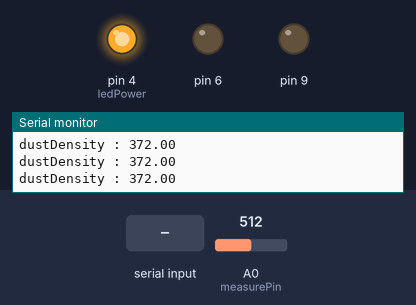
Bench run of a sketch on a simulated Arduino Uno, built with avr-gcc and run on an emulated ATmega328P. Parts: output pins drawn as LEDs (lit = HIGH), the last lines printed to the serial monitor. The test bench sets the inputs (shaded band); at power-on: A0 (measurePin) = 512. Random numbers use the default seed unless the sketch sets one.

Above: at 1.2 s.
1.3 s: "x" received over the second serial link
At 1.9 s:
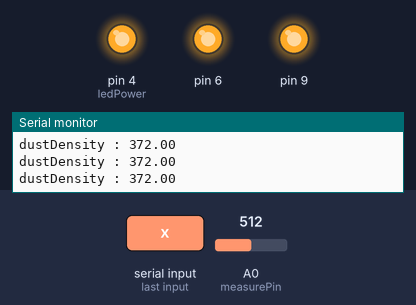
2.8 s: "o" received over Serial
4.3 s: "i" received over Serial
5.8 s: "u" received over the second serial link
7.4 s: "i" received over the second serial link
At 7.9 s:
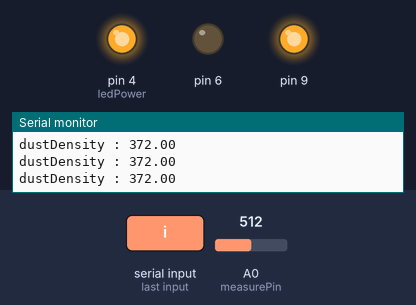
8.9 s: "o" received over the second serial link
At 9.7 s:
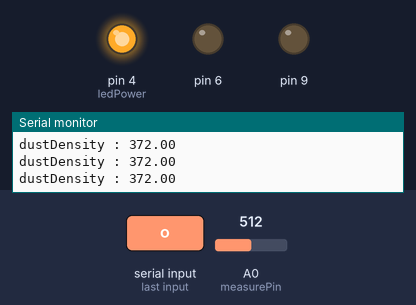
Timing chart, 0 to 11.4 s (numbered marks = the images above; inputs shaded):
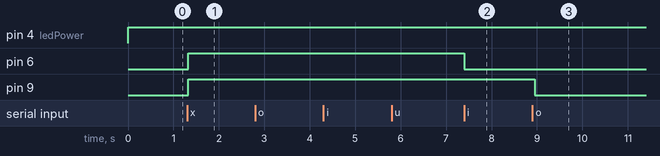

Measured:
- after the input at 1.3 s, pin 6, pin 9: LOW → HIGH at once
- after the input at 7.4 s, pin 6: HIGH → LOW at once
- after the input at 8.9 s, pin 9: HIGH → LOW after 0.05 s

The sketch:

Fin-B_code.ino
```cpp
////////////////////// 미세먼지 센서를 설명합니다. ////////////////////
// 미세먼지 센서는 적외선 발광 다이오드와 포토 다이오드가 대각선으로 배치되어 있습니다.
// 이렇게 배치된 센서들은 공기 중에 먼지의 반사광을 감지해서 값을 출력합니다.
//
// 미세먼지 센서의 작동 원리는 다음과 같습니다.
// 1. 적외선 led가 켜진 상태에서 0.28ms를 기다립니다.
// 2. analogRead를 사용해서 적외선 수신기의 값을 읽어오는데, 이 때 읽어온 값이 미세먼지의 값입니다.
// 3. 0.4ms를 기다린 후 적외선 led를 끕니다.
// 4. 0.968ms뒤에 이 과정을 반복합니다.
// 이 led를 켜고 끄는 과정을 펄스라고 합니다.
//
// 적외선 수신기에서 읽어낸 미세먼지의 값은 전압을 0~1023으로 표현한 값입니다. (analog에서 읽은 값)
// 이 값을 이용해서 원래의 전압을 구하기 위해 V = 값 x 5.0 / 1024.0를 해줘야 합니다.
//
// 위의 과정을 통해 얻어낸 전압값으로 진짜 미세먼지 센서의 값을 구하기 위해
// Sensor_V = (전압-(0.44))/0.005를 해줘야 합니다.
//
// 0.005를 나눈 이유는 미세먼지 센서의 단위가 ug를 사용하기 때문입니다.
// 주의할 점은 원래의 전압값에서 뺀 전압값... 즉 0.44부분입니다.
// 미세먼지 센서에서 미세먼지가 있는지 없는지 측정을 하기 위해서 어떠한 기준을 잡아야 하는데,
// 이 어떠한 기준을 잡기 위해서는 먼지가 없을 때의 전압값을 찾아야 합니다.
// 전압값이 중요한 이유는 먼지가 없을 때의 초기값에 따라 센서의 값이 크게 변하기 때문입니다.
// 센서 기재사항에 따르면, 먼지가 없을 때의 전압값은 최소값이 0.1 이고 최대값이 1.1이며,
// 보통 0.6라고 표기되어 있지만 실제로 0.6보다 적게 나오는 경우가 많아서 저는 0.44를 사용했습니다.
//
// 하지만 아무리 위의 과정을 통해서 최적화된 전압값을 업로드한 미세먼지 센서로 미세먼지를 측정한다고 해도
// 미세먼지의 움직임이 크게 불규칙하기 때문에 값이 튈 수 밖에 없어 센서의 값이 신뢰도가 떨어집니다.
// 이 현상은 구간 평균을 사용하면 개선할 수 있으며, 저는 50번의 구간을 나눠서 평균을 냈습니다.
///////////////////////////////////////////

///////////////// include /////////////////
// 블루투스 통신 >>> 2번, 3번 핀 사용합니다.
// 시리얼 통신 >>> 10번, 11번 핀 사용합니다.
#include <SoftwareSerial.h>
SoftwareSerial BTSerial(2,3);
SoftwareSerial Team13(10,11);
///////////////////////////////////////////

//////////////// 전역 변수 /////////////////
// 미세먼지 적외선 수신기와 미세먼지 적외선 led핀을 각각 A0, 4로 설정합니다.
int measurePin = A0;   int ledPower = 4;

// 미세먼지 센서의 펄스값을 저장할 변수입니다.
int samplingTime = 280;  int deltaTime = 40;  int sleepTime = 9680;

// 미세먼지의 값, 미세먼지의 전압값, 최적화된 미세먼지의 값을 저장할 변수입니다.
float voMeasured = 0;  float calcVoltage = 0;  float dustDensity = 0;

// 구간 평균을 위한 변수입니다.
float dust_sum = 0;  float dust_average = 0; int dust_average_Number = 0;

// state를 false로 설정합니다.
int state = false;

// 3색 LED 핀을 설정합니다. 7 : green, 8 : blue, 13 : red
int color[] ={7, 8, 13};
///////////////////////////////////////////

void RDC ( )
{ // RGB가 각각 켜고꺼질지 무작위로 선택 //
  // 켜진경우 2-1 = 1 = HIGH 꺼진경우 1-1 = 0 = LOW //
  int R = random(2); int G = random(2); int B = random(2);
  digitalWrite(color[0], G-1); digitalWrite(color[1], B-1); digitalWrite(color[2], R-1);
}

void LEDreset(){
  delay(300);
  for (int RGB_three = 0; RGB_three < 3; RGB_three++)
  { digitalWrite(color[RGB_three], 0); }
}

void setup() {
  // 초기 상태 //
  // 팬1, 팬2, ledPower, 3색 led 핀 RGB를 출력 단자로 설정합니다. //
  Serial.begin(9600);  Team13.begin(9600);  BTSerial.begin(9600);
  pinMode(6,OUTPUT);  pinMode(9,OUTPUT);  pinMode(ledPower,OUTPUT);

  for (int RGB_three = 0; RGB_three < 3; RGB_three++)
  { pinMode(color[RGB_three], OUTPUT); }
}

void loop() {
  // 펄스 구하기 //
  digitalWrite(ledPower,LOW);  delayMicroseconds(samplingTime);
  voMeasured = analogRead(measurePin);
  delayMicroseconds(deltaTime);  digitalWrite(ledPower,HIGH);  delayMicroseconds(sleepTime);

  // 전압 값 구하기 //
  calcVoltage = voMeasured * (5.0 / 1024.0);
  dustDensity = (calcVoltage - 0.64)/0.005;

  // 구간 평균 //
  if (dustDensity > 0)
  { Serial.print("dustDensity : ");  Serial.println(dustDensity);
    dust_sum = dust_sum + dustDensity;

    if(dust_average_Number == 50)
    { dust_average = dust_sum/dust_average_Number;
      Team13.println(dust_average);
      dust_average_Number = 0;  dust_sum = 0; }


    if(dust_average > 0 && dust_average < 30)       // 초록
    {  digitalWrite(color[0], 1);   LEDreset();  }

    else if(dust_average > 31 && dust_average < 60) // 파랑
    {   digitalWrite(color[1], 1);  LEDreset();  }

    else if(dust_average > 61 && dust_average < 90) // 빨강
    {  digitalWrite(color[2], 1);   LEDreset();  }

    else if(dust_average >=91 )
    { // RGB가 각각 켜고꺼질지 무작위로 선택합니다. //
      // led가 켜진경우 2-1 = 1 = HIGH, 꺼진경우 1-1 = 0 = LOW //
       RDC ( );  LEDreset(); } }

  dust_average_Number++;  dust_average = 0;  delay(100);

  // 블루투스와 시리얼 통신을 합니다. //
  BTSerial.listen();

  // BTSerial 시리얼 모니터에 뭔가 입력되면 아래 if문을 수행합니다. //
  if(BTSerial.available())
  { char ch = BTSerial.read(); // ch에 BTSerial 시리얼 모니터의 값을 저장합니다. //

    Serial.write(ch); // o, x, i, u 각각의 값에 따라 팬의 동작을 제어합니다. //
         if( ch =='o')  { digitalWrite(6,0);  digitalWrite(9,0); }
    else if( ch == 'x') { digitalWrite(6,1);  digitalWrite(9,1); }
    else if(ch == 'i')  { state = !state;  digitalWrite(6,state); }
    else if(ch == 'u')  { state = !state;  digitalWrite(9,state); } }

  if(Serial.available())
  { char ch = Serial.read();
    Serial.write(ch);  BTSerial.write(ch); }
}
```
